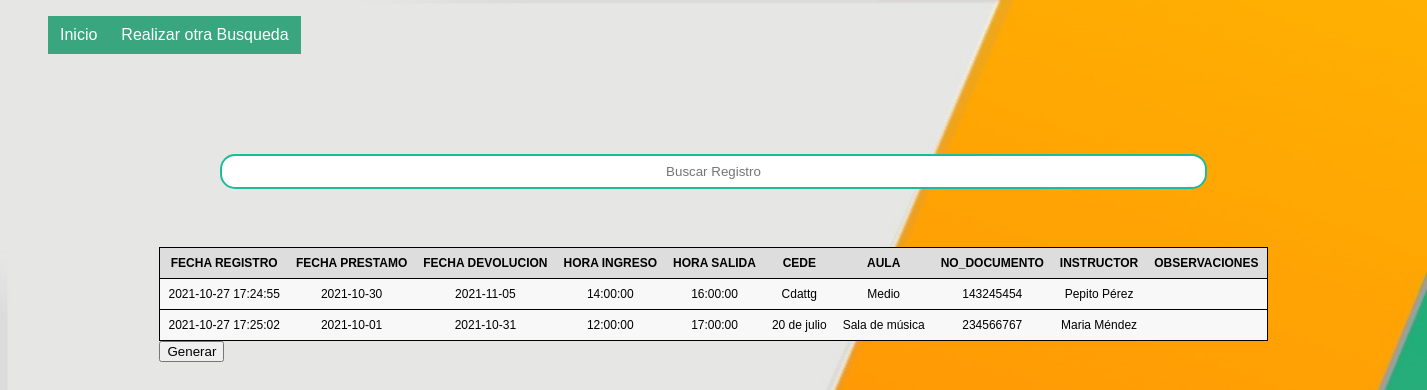
Page /controladores/c-historial.php on the committed database.
### tables this page shows
CREATE TABLE prestamo_ambientes(
    fecha_registro timestamp NOT NULL,
    No_documento int (15) NOT NULL,
    hora_ingreso TIME NOT NULL,
    hora_salida TIME  NOT NULL,
    observaciones varchar (100),
    `no`INT (20) NOT NULL,
    id int(11) DEFAULT NULL,
    fecha_prestamo date NOT NULL,
    fecha_devolucion date NOT NULL,
    PRIMARY KEY (fecha_registro)
);

CREATE TABLE ambientes(
    `no` INT(20) NOT NULL AUTO_INCREMENT,
    cede VARCHAR(20)NOT NULL,
    nom_aula VARCHAR(20) NOT NULL,
    PRIMARY KEY (`no`)
);

CREATE TABLE instructores (
    No_documento int(15) NOT NULL,
    nom_instructor varchar (30)NOT NULL,
    PRIMARY KEY (No_documento)
);

### vistas/v-busqueda.php (called while the page is built, shortened)
<?php
$conexion = Conex::conectar();
$buscar = $_POST['buscar'];
$SQL_READ="SELECT prestamo.fecha_registro, prestamo.fecha_registro, prestamo.fecha_prestamo, prestamo.fecha_devolucion,
             prestamo.hora_ingreso, prestamo.hora_salida, ambientes.cede, ambientes.nom_aula,
             instructores.No_documento, instructores.nom_instructor, prestamo.observaciones FROM
            ambientes INNER JOIN prestamo_ambientes AS prestamo on ambientes.no=prestamo.no
            INNER JOIN instructores  ON instructores.No_documento=prestamo.No_documento
             WHERE ambientes.cede like '%".$buscar."%' OR prestamo.fecha_prestamo LIKE'%".$buscar."%' OR instructores.nom_instructor LIKE'%".$buscar."%'
              OR ambientes.nom_aula LIKE'%".$buscar."%'";
$sql_query = mysqli_query($conexion, $SQL_READ);

### vistas/v-historial.php (the view, shortened to what this page needs)
<html>
<head>
</head>
<body>
        <div class="header">
		<ul class="nav">
			<li><a href="../index.php">Inicio</a></li>
			<li><a href="../controladores/c-historial.php">Realizar otra Busqueda</a></li>
		</ul>
	</div>
       <br>
	<form action="../controladores/c-historial.php" method="POST">
                  <div class="field" id="buscar">
                        <input type="text" id="buscar" name= "buscar" placeholder="Buscar Registro"/>
                  </div>
      </form>
       <div class="container">
            <div>
                   <table class="table" >
                        <thead><br>
                              <th>Fecha Registro</th>
                              <th>Fecha prestamo</th>
                              <th>Fecha devolucion</th>
                              <th>Hora Ingreso</th>
                              <th>Hora Salida</th>
                              <th>cede</th>
                              <th>aula</th>
                              <th>No_documento</th>
                              <th>instructor</th>
                              <th>Observaciones</th>
                        </thead>
                        <tbody>
                        <?php
                              include "v-busqueda.php";
                              while($row= mysqli_fetch_array($sql_query)){?>
                              <tr>
                              <td data-label="Fecha Registro:"><?=$row['fecha_registro'] ?></td>
                              <td data-label="Fecha prestamo:"><?=$row['fecha_prestamo']?></td>
                              <td data-label="Fecha devolucion:"><?=$row['fecha_devolucion']?></td>
                              <td data-label="Hora Ingreso:"><?=$row['hora_ingreso']?></td>
                              <td data-label="Hora Salida:"><?=$row['hora_salida']?></td>
                              <td data-label="Cede:"><?=$row['cede']?></td>
                              <td data-label="aula:"><?=$row['nom_aula']?></td>
                              <td data-label="No_documento:"><?=$row['No_documento']?></td>
                              <td data-label="instructor:"><?=$row['nom_instructor']?></td>
                              <td data-label="Observaciones:"><?=$row['observaciones']?></td>
                              </tr>
                              <?php }?>
                        </tbody>
                  </table>
                  <div class = "bs">
                       <?php
                       if ($sql_query->num_rows) {
                             $di="pdf.php?id=$buscar";
                             echo "<button onClick='window.open(". '"' . $di . '"'. ");'>Generar</button>";
                       }
                       ?>
                  </div>
            </div>
      </div>
</body>
</html>

### controladores/c-historial.php (shortened to what this page needs)
<!DOCTYPE html>
<html lang="en">
    <head>
        <link rel = "stylesheet" href ="../css/historial.css">
    </head>
    <body>
            <?php include( "../vistas/v-historial.php" ); ?>
    </body>
</html>

### css/historial.css (style rules this page uses)
body { font-family:Tahoma; background-image: url("../img/sena.jpg"); background-repeat: no-repeat; background-size: 100% 100%; background-attachment: fixed; }
.header { margin:auto; width:119%; font-family:Arial, Helvetica, sans-serif; }
ul, ol { list-style:none; }
.nav > li { float:left; }
.nav li a { background-color:#39A67F; color:#fff; text-decoration:none; padding:10px 12px; display:block; }
#buscar { position: relative; text-align: center; display: flex; }
.container { width: 100%; justify-content: center; display: flex; }
.table { width: 100%; border: 1px solid #ccc; border-collapse: collapse; margin: 0; font-family:Arial; }
.table tr { background-color: #f8f8f8; border: 1px solid black; }
.table th, .table td { font-size: 12px; padding: 8px; text-align: center; width: max-content; }
.table thead th { text-transform: uppercase; background-color: #ddd; }
.field { position: absolute; top: 40px; display:flex; position:realtive; margin:5em auto; width:70%; flex-direction:row; }
.field>input[type=text] { flex:1; padding:0.6em; border:0.2em solid rgb(26, 188, 156); border-radius: 15px; }
.bs { position:center; }

### rows in the picture
prestamo_ambientes: fecha_registro "2021-10-27 17:24:55", fecha_prestamo "2021-10-30", fecha_devolucion "2021-11-05", hora_ingreso "14:00:00", hora_salida "16:00:00", no.cede "Cdattg", no.nom_aula "Medio", No_documento.No_documento "143245454", No_documento.nom_instructor "Pepito Pérez"
prestamo_ambientes: fecha_registro "2021-10-27 17:25:02", fecha_prestamo "2021-10-01", fecha_devolucion "2021-10-31", hora_ingreso "12:00:00", hora_salida "17:00:00", no.cede "20 de julio", no.nom_aula "Sala de música", No_documento.No_documento "234566767", No_documento.nom_instructor "Maria Méndez"
